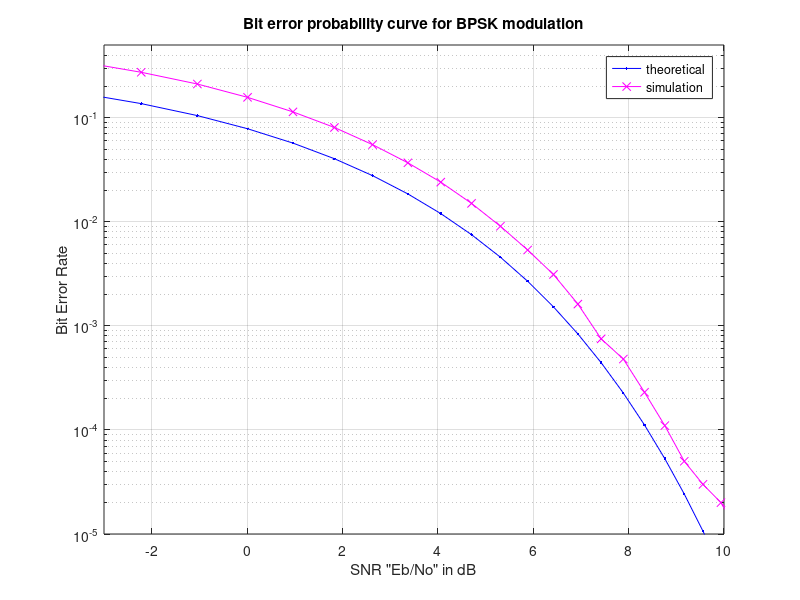

Write the MATLAB code that produced this figure.
clear;

% experiment variables
N = 10^5; % number of symbols
heta = 2; % path loss exponent

% Transmitter

% encode symbols (sequential)
symbols = randi([0 3],[1,N]); % random bits to transmit
bits = de2bi(symbols);
bits = bits.'; % transpose to match theory

% 4-PSK modulation 00 -> -1; 01 -> j1; 10 -> -j1; 11 -> 1
s = 2*bits(1,:)-1 + 1i*(2*bits(2,:)-1);

% s = s.'
% amplitude (power) in mW
% we will increase this over the given range 
% to see the effects on bit error rate
a_min = 10^(-3);
a_max = 10^1;
A = [a_min:0.1:a_max];
Eb = 10*log(A);

% Noise
N0 = 1;
var = N0/sqrt(2);
% gaussian noise vector (same size as number of bits transmitted) in watts
n = normrnd(0,var,[1,N]) + 1i*normrnd(0,var,[1,N]); % 1i = j (matlab prompted this)
SNR = Eb./N0; % range of SNR values to iterate over

num_trials = length(SNR);
nErr = zeros(1,num_trials);
bitsHat = zeros(2,N);

for i = 1:num_trials
   % Noise addition
   r = s + 10^(-SNR(i)/(heta*10))*n; % AWG in mW

   % receiver - hard decision decoding
   bitsHat(1,:) = real(r)>0;
   bitsHat(2,:) = imag(r)>0;

   % counting the errors
   nErr(i) = size(find(bits - bitsHat),1);
end

simBer = nErr/N; % simulated ber
theoryBer = 0.5*erfc(sqrt(10.^(SNR/10))); % theoretical ber

% plot
close all
figure
semilogy(SNR,theoryBer,'b.-');
hold on
semilogy(SNR,simBer,'mx-');
% hold on
axis([-3 10 10^-5 0.5])
grid on
legend('theoretical', 'simulation');
xlabel('SNR "Eb/No" in dB');
ylabel('Bit Error Rate');
title('Bit error probability curve for BPSK modulation');